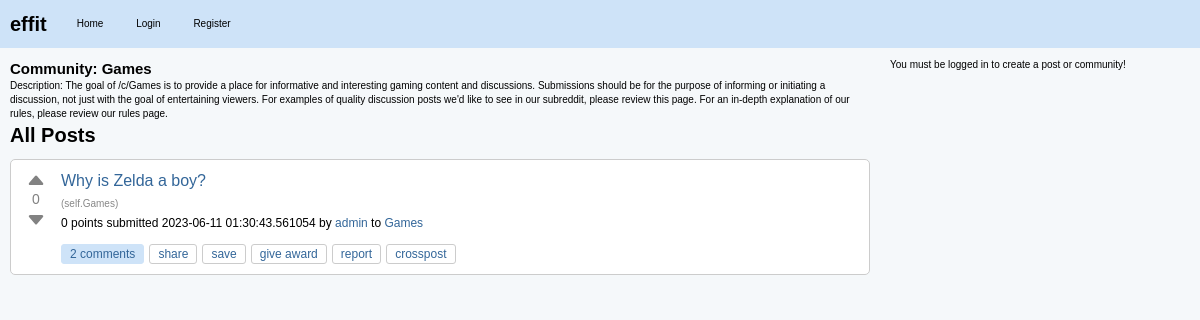
Before: /c/Games with the older database file.
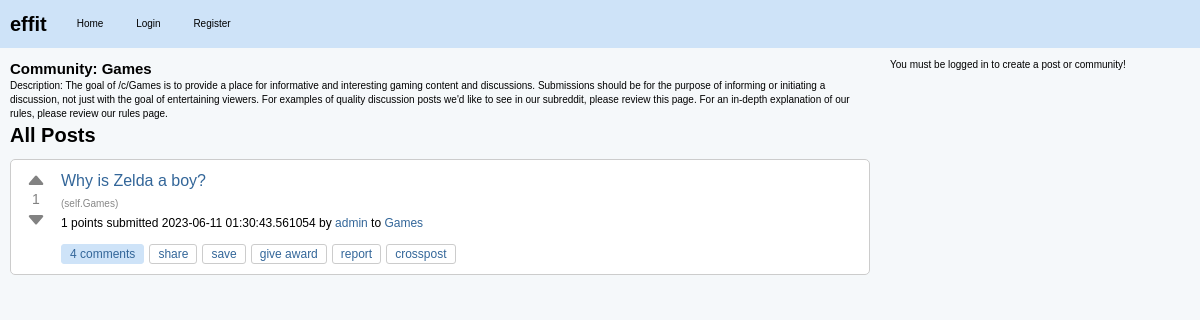
After: the same page with the newer database file.
### effit.py (models this page shows)
class Post(db.Model):
    id = db.Column(db.Integer, primary_key=True)
    title = db.Column(db.String(120), nullable=False)
    content = db.Column(db.Text, nullable=False)
    user_id = db.Column(db.Integer, db.ForeignKey("user.id"), nullable=False)
    created_at = db.Column(db.DateTime, default=datetime.utcnow)
    community_id = db.Column(db.Integer, db.ForeignKey("community.id"), nullable=False)
    upvotes = db.Column(db.Integer, default=0)
    downvotes = db.Column(db.Integer, default=0)
    comments = db.relationship("Comment", backref="post", lazy=True)
    slug = db.Column(db.String(120), nullable=False)
    link = db.Column(db.String(500))
    is_link_post = db.Column(db.Boolean, default=False)
    @property
    def score(self):
        return self.upvotes - self.downvotes

class Community(db.Model):
    id = db.Column(db.Integer, primary_key=True)
    name = db.Column(db.String(80), unique=True, nullable=False)
    description = db.Column(db.String(200))
    creator_id = db.Column(db.Integer, db.ForeignKey("user.id"))
    creator = db.relationship(
        "User", backref=db.backref("created_communities", lazy=True)
    )
    posts = db.relationship("Post", backref="community", lazy=True)

class User(db.Model):
    id = db.Column(db.Integer, primary_key=True)
    username = db.Column(db.String(80), unique=True, nullable=False)
    password = db.Column(db.String(120), nullable=False)
    posts = db.relationship("Post", backref="author", lazy=True)
    communities = db.relationship(
        "Community",
        secondary=community_members,
        backref=db.backref("members", lazy="dynamic"),
    )

### effit.py (the view)
@app.route("/c/<string:community_name>")
def community_posts(community_name):
    community = Community.query.filter_by(name=community_name).first()
    if community is None:
        return "Community not found!", 404
    posts = Post.query.filter_by(community_id=community.id).all()
    community_id = community.id
    print(community_id)
    return render_template(
        "community_posts.html",
        community=community,
        posts=posts,
        community_id=community_id,
    )

### templates/community_posts.html (shortened to what this page needs)
{% extends "layout.html" %}
{% block content %}
<div id="community-detail">
    <h2>Community: {{ community.name }}</h2>
    <p>Description: {{ community.description }}</p>
</div>
<div id="posts">
    <h2>All Posts</h2>
    {% for post in posts %}
    <div class="post-item" id="post-{{ post.id }}">
        <div class="post">
            <div class="vote">
                <button class="upvote" onclick="vote('{{ post.id }}', '{{ post.slug }}', '{{ post.community.name }}', 'upvote')">
                    <svg xmlns="http://www.w3.org/2000/svg" width="20" height="20" fill="currentColor" class="bi bi-caret-up-fill" viewBox="0 0 16 16">
                      <path d="M7.247 4.86l-4.796 5.481c-.646.74.037 1.659.877 1.659h9.392c.839 0 1.523-.92.877-1.659l-4.796-5.48a1 1 0 0 0-1.554 0z"/>
                    </svg>
                </button>
                <span class="score">{{ post.score }}</span>
                <button class="downvote" onclick="vote('{{ post.id }}', '{{ post.slug }}', '{{ post.community.name }}', 'downvote')">
                    <svg xmlns="http://www.w3.org/2000/svg" width="20" height="20" fill="currentColor" class="bi bi-caret-down-fill" viewBox="0 0 16 16">
                      <path d="M7.247 11.14l-4.796-5.481c-.646-.74.037-1.659.877-1.659h9.392c.839 0 1.523.92.877 1.659l-4.796 5.481a1 1 0 0 1-1.554 0z"/>
                    </svg>
                </button>
            </div>
            <div class="post-info">
                <h3>
                    {% if post.is_link_post %}
                    <a class="title may-blank loggedin" href="{{ post.link }}">{{ post.title }}</a>
                    {% else %}
                    <a class="title may-blank loggedin" href="/c/{{ community.name }}/p/{{ post.slug }}">{{ post.title }}</a>
                    {% endif %}
                    </h3>
                    {% if post.is_link_post %}
                    <span class="domain">(<a href="{{ post.link }}">{{ post.link }}</a>)</span>
                    {% else %}
                    <span class="domain">(<a href="{{ url_for('community_posts', community_name=post.community.name) }}">self.{{ post.community.name }}</a>)</span>
                    {% endif %}
                <p class="tagline">
                    <span>{{ post.score }} points</span>
                    submitted <time datetime="{{ post.created_at.isoformat() }}">{{ post.created_at }}</time>
                    by <a href="{{ url_for('user_posts', username=post.author.username) }}" class="author may-blank id-t2_d2kpf">{{ post.author.username }}</a>
                    to <a href="{{ url_for('community_posts', community_name=post.community.name) }}" class="subrs hover may-blank">{{ post.community.name }}</a>
                </p>
                <ul class="flat-list buttons">
                    <li class="first">
                        <a href="{{ url_for('post_detail', community_name=post.community.name, post_slug=post.slug) }}" class="bylink comments may-blank" rel="nofollow">
                            {{ post.comments|length }} comments
                        </a>
                    </li>
                    <li class="share"><a class="post-sharing-button">share</a></li>
                    <li class="link-save-button save-button login-required"><a>save</a></li>
                    <li class="give-gold-button"><a href="#" class="give-gold login-required access-required gold-give-gold" rel="nofollow">give award</a></li>
                    <li class="report-button login-required"><a href="#" class="reportbtn access-required">report</a></li>
                    <li class="crosspost-button"><a class="post-crosspost-button">crosspost</a></li>
                </ul>
            </div>
        </div>
    </div>
    {% endfor %}
</div>
{% endblock %}

Changed rows visible on the page:
changed Post "Why is Zelda a boy?": score "0" → "1"; comments|length "2" → "4"
